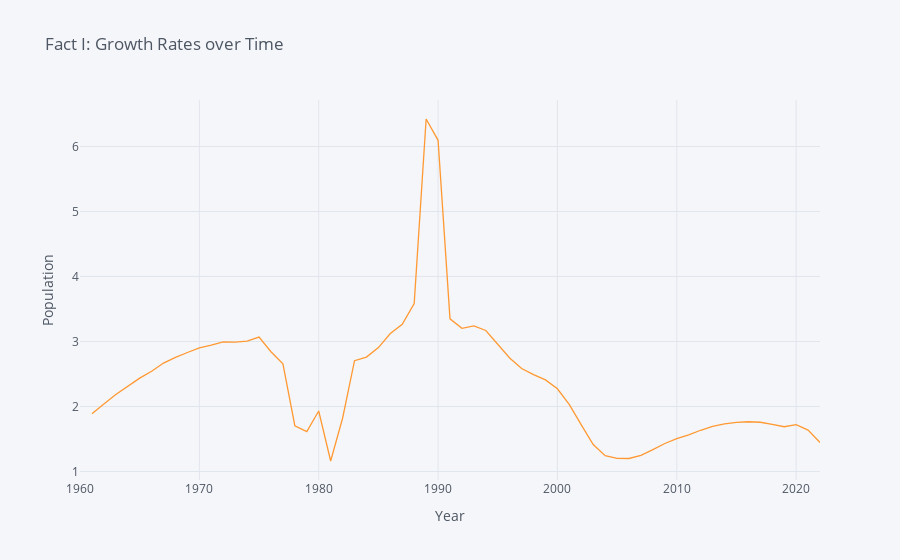

Write notebook code for a chart like this one.
### Code cell
nambia_df.iplot(title="Fact I: Growth Rates over Time",xTitle='Year',yTitle='Population')

### Figure 1 — Plotly figure (JSON) as saved in the notebook; plotly's stock layout.template omitted (floating-point values rounded to 4 significant figures)
{"data": [{"line": {"color": "rgba(255, 153, 51, 1.0)", "dash": "solid", "shape": "linear", "width": 1.3}, "mode": "lines", "name": "population_growth", "text": "", "type": "scatter", "x": ["2022-01-01", "2021-01-01", "2020-01-01", "2019-01-01", "2018-01-01", "2017-01-01", "2016-01-01", "2015-01-01", "2014-01-01", "2013-01-01", "2012-01-01", "2011-01-01", "2010-01-01", "2009-01-01", "2008-01-01", "2007-01-01", "2006-01-01", "2005-01-01", "2004-01-01", "2003-01-01", "2002-01-01", "2001-01-01", "2000-01-01", "1999-01-01", "1998-01-01", "1997-01-01", "1996-01-01", "1995-01-01", "1994-01-01", "1993-01-01", "1992-01-01", "1991-01-01", "1990-01-01", "1989-01-01", "1988-01-01", "1987-01-01", "1986-01-01", "1985-01-01", "1984-01-01", "1983-01-01", "1982-01-01", "1981-01-01", "1980-01-01", "1979-01-01", "1978-01-01", "1977-01-01", "1976-01-01", "1975-01-01", "1974-01-01", "1973-01-01", "1972-01-01", "1971-01-01", "1970-01-01", "1969-01-01", "1968-01-01", "1967-01-01", "1966-01-01", "1965-01-01", "1964-01-01", "1963-01-01", "1962-01-01", "1961-01-01", "1960-01-01"], "y": [1.446, 1.636, 1.72, 1.688, 1.725, 1.757, 1.765, 1.755, 1.731, 1.694, 1.634, 1.563, 1.505, 1.43, 1.336, 1.247, 1.2, 1.202, 1.244, 1.414, 1.716, 2.028, 2.272, 2.409, 2.491, 2.583, 2.746, 2.966, 3.169, 3.241, 3.203, 3.348, 6.094, 6.422, 3.583, 3.265, 3.123, 2.906, 2.76, 2.704, 1.819, 1.161, 1.93, 1.612, 1.704, 2.655, 2.842, 3.068, 3.006, 2.991, 2.994, 2.942, 2.903, 2.831, 2.756, 2.668, 2.541, 2.436, 2.316, 2.184, 2.038, 1.887, ""]}], "layout": {"autosize": true, "legend": {"bgcolor": "#F5F6F9", "font": {"color": "#4D5663"}}, "paper_bgcolor": "#F5F6F9", "plot_bgcolor": "#F5F6F9", "title": {"font": {"color": "#4D5663"}, "text": "Fact I: Growth Rates over Time"}, "xaxis": {"autorange": true, "gridcolor": "#E1E5ED", "range": ["1960-01-01", "2022-01-01"], "showgrid": true, "tickfont": {"color": "#4D5663"}, "title": {"font": {"color": "#4D5663"}, "text": "Year"}, "type": "date", "zerolinecolor": "#E1E5ED"}, "yaxis": {"autorange": true, "gridcolor": "#E1E5ED", "range": [0.869, 6.714], "showgrid": true, "tickfont": {"color": "#4D5663"}, "title": {"font": {"color": "#4D5663"}, "text": "Population"}, "type": "linear", "zerolinecolor": "#E1E5ED"}}}
